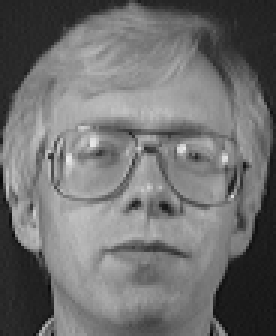
#> input picture yc704_HW9/Script/test1/TEST_image.pgm, 92 x 112 px (shown 3 times larger)
$ python predict.py
#> lines starting #> are read from the running program, lines starting #| are printed output that depends on the picture
#!/usr/bin/env python
# -*- coding: utf-8 -*-

import numpy as np
from numpy import linalg as LA
from PIL import Image
import os
import matplotlib.image as mpimg
import matplotlib.pyplot as plt


def get_image_path():

	path = os.getcwd()# get folder in system path
	facedata_folder = os.listdir("FACESdata")#s1-s40 as list

	# mac folder log issue
	if ".DS_Store" in facedata_folder:
		facedata_folder.remove(".DS_Store")
	else:
		pass

	images_list = []
	for i in range(len(facedata_folder)):
	#read s1 - s40
		image_path = path + "/FACESdata" + "/" + facedata_folder[i]
		images = os.listdir(image_path)

		for j in range(len(images)):
		#read all images
			image_fullpath = image_path + "/" + images[j]
			images_list.append(image_fullpath)

	return images_list

def FaceMatrix(images_list):

	img1 = Image.open(images_list[0]).convert('L')
	imagearray1 = np.array(img1)
	flat1 = imagearray1.ravel()
	facevector1 = np.matrix(flat1)
	facematrix = facevector1

	for i in range(1,len(images_list)):
		img = Image.open(images_list[i]).convert('L')
		imagearray = np.array(img)
		flat = imagearray.ravel()
		facevector = np.matrix(flat)
		facematrix = np.r_[facematrix, facevector]

	facematrix_t = np.transpose(facematrix)

	return facematrix_t

def normalize(ImageMatrix):
	row = ImageMatrix.shape[0]
	column = ImageMatrix.shape[1]

	normalized_ImageMatrix = []
	for j in range(row):
		normalized_ImageMatrix.append(ImageMatrix[j,:]-np.mean(ImageMatrix[j,:]))

	normalized_ImageMatrix = np.array(normalized_ImageMatrix)
	normalized_ImageMatrix = normalized_ImageMatrix.reshape(10304,400)

	return normalized_ImageMatrix

def test1():

	#same steps as above
	path = os.getcwd()
	path = path + '/test1/'
	test1Image = Image.open(path + 'TEST_image.pgm').convert('L')
#> test1Image is the input picture: PIL image 92x112 L; min 9, max 235, mean 111.7
	imagearray_test1 = np.array(test1Image)
	flat_test1 = imagearray_test1.ravel()
#> flat_test1 = 10304 values, max 235 at index 4898, min 9 at index 10282, mean 111.7
	facematrix_test1 = np.matrix(flat_test1)
	facematrix_test1 = np.transpose(facematrix_test1)

	test1_list = get_image_path()
	ImageMatrix = FaceMatrix(test1_list)
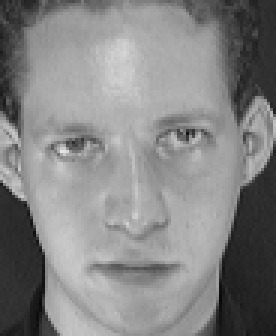
#> input picture yc704_HW9/Script/FACESdata/s1/1.pgm, 92 x 112 px (shown 3 times larger)
#> in FaceMatrix, img1 is the input picture: PIL image 92x112 L; min 7, max 232, mean 132.6
#> in FaceMatrix, `flat1 = imagearray1.ravel()`: flat1 = 10304 values, max 232 at index 4620, min 7 at index 9273, mean 132.6
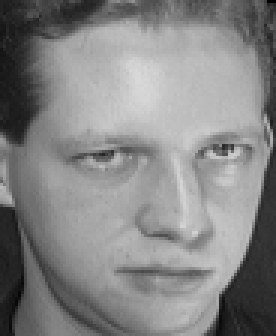
#> input picture yc704_HW9/Script/FACESdata/s1/10.pgm, 92 x 112 px (shown 3 times larger)
#> in FaceMatrix, img is the input picture: PIL image 92x112 L; min 1, max 217, mean 132.8
#> in FaceMatrix, `flat = imagearray.ravel()`: flat = 10304 values, max 217 at index 2438, min 1 at index 89, mean 132.8

	row = ImageMatrix.shape[0]#10304
#> row = 10304
	column = ImageMatrix.shape[1]#400
#> column = 4
	#print('{} {}'.format(row,column))

	normalized_test1_ImageMatrix = []
	for i in range(row):
		normalized_test1_ImageMatrix.append(facematrix_test1[i,0]-np.mean(ImageMatrix[i,:]))
#> after the loop, normalized_test1_ImageMatrix = 10304 values, max 123.5 at index 10225, min -147.2 at index 6300, mean -14.73


	np_normalized_test1_ImageMatrix = np.array(normalized_test1_ImageMatrix)
#> np_normalized_test1_ImageMatrix has the same summary as normalized_test1_ImageMatrix
	normalized_ImageMatrix = normalize(ImageMatrix)
#> after the loop in normalize, `for j in range(row):`: normalized_ImageMatrix = 10304 items, first 6: [[-24.5, -29.5, -20.5, 74.5]], [[-21.75, -31.75, -15.75, 69.25]], [[-12.5, -32.5, -24.5, 69.5]], [[-29.25, -34.25, -8.25, 71.75]], [[-17.25, -40.25, -0.25, 57.75]], [[-28.5, -36.5, 6.5, 58.5]]
	normalized_ImageMatrix_T = np.transpose(normalized_ImageMatrix)
	normalized_ImageMatrix = normalized_ImageMatrix

	FinalMatrix = np.dot(normalized_ImageMatrix_T, normalized_ImageMatrix)


	#eigen
	eigenvalue, eigenvector = LA.eig(FinalMatrix)
	eigenvector = np.real(eigenvector)

	k = int(input("Enter an k eigenvalue <= 400 for test 1: "))
	while (int(k)>400):
		print('\nMaximum k is 400, please re-enter!')
		k = int(input("Enter k <= 400 for test 1: "))

	sorted_eigen = np.argsort(eigenvalue)[::-1]
	TopK_eigenvalue = sorted_eigen[:k]

	TopK_eigenvector = []
	for i in range(k):
		TopK_eigenvector.append(eigenvector[:,TopK_eigenvalue[i]])


	#eigenface
	np_eigenvector = np.array(TopK_eigenvector)

	eigenface_list = []


	for i in range(len(TopK_eigenvector)):
		eigenface = np.dot(normalized_ImageMatrix, np_eigenvector[i])
		eigenface_list.append(eigenface)

	k_eigenmatrix = np.asmatrix(np.array(eigenface_list))
	# print(k_eigenmatrix.shape)
	# print(facematrix_test1.shape)
	test_face = np.dot(k_eigenmatrix, facematrix_test1)#(k, 10304) x (10304, 1)


	# cal euclidean dis
	euclidean_dis_list = []
	for i in range(column):
		each_image = np.reshape(ImageMatrix[:,i], (10304,1))
		face_all = np.dot(k_eigenmatrix, each_image)
		euclidean_dist = LA.norm(test_face - face_all)
		euclidean_dis_list.append(euclidean_dist)

	#take min is list
	minimum = min(euclidean_dis_list)
	#print(minimum)
	minimum_id = euclidean_dis_list.index(minimum)

	FinalMatrix = np.reshape(ImageMatrix[:,minimum_id], (112,92))

	fig = plt.figure()
	plt.imshow(FinalMatrix, cmap=plt.get_cmap('Greys'))
	#plt.show()
	path = os.getcwd()
	figpath = path + '/test1/'
	#fig.savefig(figpath + 'PREDICTED_image.jpg')
	im = Image.fromarray(np.uint8(FinalMatrix),'L')
	im.save(figpath + 'PREDICTED_image.jpg')


if __name__ == "__main__":

#> (the run stopped early here; a loop or call above may not have finished)
